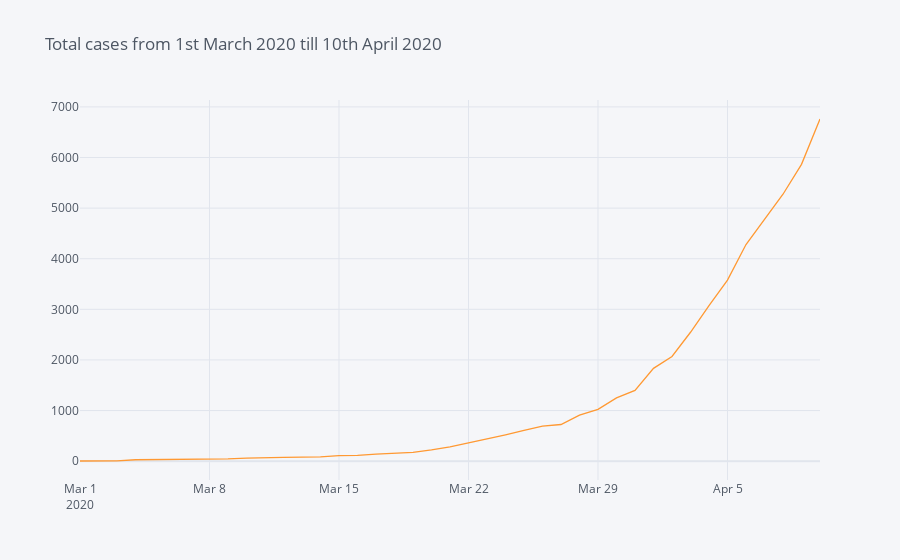

The notebook cell saved with this chart:
### Code cell
total_cases = pd.read_csv('covid_19_india.csv', parse_dates=['Date'], dayfirst=True)
total_cases = total_cases[['Date','Confirmed']]
by_date = total_cases.groupby('Date').sum().reset_index()
by_date = by_date[by_date.Date >='2020-03-01']
by_date = by_date[by_date.Date <='2020-04-10']
by_date = by_date.pivot_table(index=['Date'])
by_date.iplot(title='Total cases from 1st March 2020 till 10th April 2020')

### Figure 1 — Plotly figure (JSON) as saved in the notebook; plotly's stock layout.template omitted (floating-point values rounded to 4 significant figures)
{"data": [{"line": {"color": "rgba(255, 153, 51, 1.0)", "dash": "solid", "shape": "linear", "width": 1.3}, "mode": "lines", "name": "Confirmed", "text": "", "type": "scatter", "x": ["2020-03-01", "2020-03-02", "2020-03-03", "2020-03-04", "2020-03-05", "2020-03-06", "2020-03-07", "2020-03-08", "2020-03-09", "2020-03-10", "2020-03-11", "2020-03-12", "2020-03-13", "2020-03-14", "2020-03-15", "2020-03-16", "2020-03-17", "2020-03-18", "2020-03-19", "2020-03-20", "2020-03-21", "2020-03-22", "2020-03-23", "2020-03-24", "2020-03-25", "2020-03-26", "2020-03-27", "2020-03-28", "2020-03-29", "2020-03-30", "2020-03-31", "2020-04-01", "2020-04-02", "2020-04-03", "2020-04-04", "2020-04-05", "2020-04-06", "2020-04-07", "2020-04-08", "2020-04-09", "2020-04-10"], "y": [3, 5, 6, 28, 30, 31, 34, 39, 46, 58, 60, 74, 81, 84, 110, 114, 137, 151, 173, 223, 283, 360, 433, 519, 606, 694, 724, 909, 1024, 1251, 1397, 1834, 2069, 2547, 3072, 3577, 4281, 4789, 5274, 5865, 6761]}], "layout": {"legend": {"bgcolor": "#F5F6F9", "font": {"color": "#4D5663"}}, "paper_bgcolor": "#F5F6F9", "plot_bgcolor": "#F5F6F9", "title": {"font": {"color": "#4D5663"}, "text": "Total cases from 1st March 2020 till 10th April 2020"}, "xaxis": {"gridcolor": "#E1E5ED", "showgrid": true, "tickfont": {"color": "#4D5663"}, "title": {"font": {"color": "#4D5663"}, "text": ""}, "zerolinecolor": "#E1E5ED"}, "yaxis": {"gridcolor": "#E1E5ED", "showgrid": true, "tickfont": {"color": "#4D5663"}, "title": {"font": {"color": "#4D5663"}, "text": ""}, "zerolinecolor": "#E1E5ED"}}}
